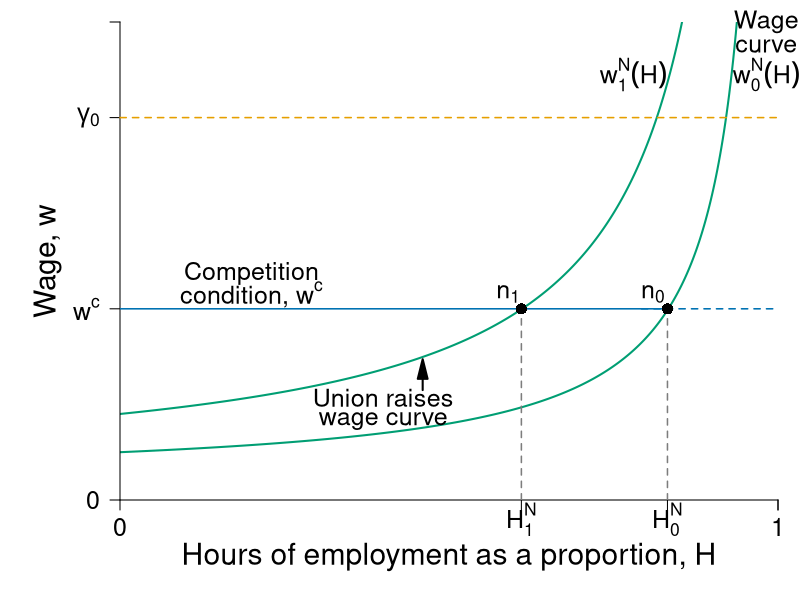

R code for this plot:
require(shape)
require(plotrix)
pdf(file = "capitalism/employment_unions_bad_v2.pdf", width = 9, height = 7)

#Set parameters for graphics
pointsize <- 1.8
axislabelsize <- 1.8
labelsize <- 1.5
namesize <- 1.8
annotatesize <- 1.5
graphlinewidth <- 2
segmentlinewidth <- 1.5

COL <- c("#7fc97f", "#beaed4", "#fdc086", "#ffff99", "#386cb0", "#f0027f", "#bf5b17", "#666666")
COLA <- c("#e0f3db", "#99d8c9","#66c2a4","#41ae76", "#238b45", "#005824")
COLB <- c("#c6dbef", "#4eb3d3", "#2b8cbe", "#0868ac","#084081")
COLC <- c("#fcfbfd", "#efedf5", "#dadaeb", "#bcbddc", "#9e9ac8", "#807dba", "#6a51a3", "#54278f", "#3f007d")
grays <- gray.colors(25, start = 1, end = 0, alpha = 1)
CBCols <- c("#009E73","#0072B2","#E69F00","#CC79A7", "#F0E442")

WageFn <- function(h, ubar = 3, B = 2, t = 0.8) {
  B + ubar + (ubar*t*h )/(t*(1 - h))
}


par(mar =  c(5, 6, 1.1, 1.1))
xlims <- c(0, 1)
ylims <- c(0, 50)


plot(0, 0, xlim = xlims, ylim = ylims, type = "n",
     xlab = "",
     ylab = "",
     xaxt = "n", 
     yaxt = "n",
     cex.lab = axislabelsize, 
     bty = "n", 
     xaxs = "i", 
     yaxs = "i")

text(-0.11, 0.5*ylims[2], expression(paste("Wage, ", w)), xpd = TRUE, cex = axislabelsize, srt = 90) 
text(0.5*xlims[2], -6, expression(paste("Hours of employment as a proportion, ", H)), xpd = TRUE, cex = axislabelsize) 


npts <- 500 
npts2 <- 501
#Specify the sequences of points for graphing. 
xx1 <- seq(xlims[1], 1, length.out = npts)
xx2 <- seq(xlims[1], xlims[2], length.out = npts)
xx3 <- seq(xlims[1], xlims[2], length.out = npts2)
xx4 <- seq(xlims[1], 25, length.out = npts2)

#Draw the lines for the graphs
lines(xx1, WageFn(xx1), col = CBCols[1], lwd = graphlinewidth)
#lines(xx2, solowCondition(xx2, delta = 5), col = COL[3], lwd = 4)
#lines(xx2, solowInfeas(xx2, delta = 5), col = COL[1], lwd = 4, lty = 2)

#Union raises the wage function
lines(xx1, WageFn(xx1, ubar = 7), col = CBCols[1], lwd = graphlinewidth)

#Customize ticks and labels for the plot
#ticksy <- c(0, 5, 10, 20,  40)
#ylabels <- c(0, expression(paste(B)), expression(paste(B+underline(u)/t[0])), expression(paste(B+underline(u)/t[1])), expression(paste(w[0])), NA)
#ylabels <- c(0,  expression(paste(B + underline(u[0]))), expression(paste(B + underline(u[1]))), expression(paste(w^c)), NA)
ticksy <- c(0, 20,  40, 50)
#ylabels <- c(0, expression(paste(B)), expression(paste(B+underline(u)/t[0])), expression(paste(B+underline(u)/t[1])), expression(paste(w[0])), NA)
ylabels <- c(0,  expression(paste(w^c)), expression(paste(gamma[0])), NA)


ticksx <- c(0, 0.61, 0.832, 1, xlims[2])
xlabels <- c(0, expression(paste(H[1]^N)),expression(paste(H[0]^N)), 1.0, NA)
axis(1, at = ticksx, pos = 0, labels = xlabels, cex.axis = labelsize)
axis(2, at = ticksy, pos = 0, labels = ylabels, las = 1, cex.axis = labelsize)

#Annotation of the  graphs
text(0.982, 50, expression(paste("Wage")), cex = labelsize,xpd = TRUE)
text(0.982, 47.5, expression(paste("curve")), cex = labelsize,xpd = TRUE)
text(0.982, 44.5, expression(paste(w[0]^N*(H))), cex = labelsize,xpd = TRUE)


text(0.78, 44.5, expression(paste(w[1]^N*(H))), cex = labelsize, xpd = TRUE)

#segments(1, 0, 1, 42, lty = 2, lwd = 3, col = "darkgray")
segments(0.832, 0, 0.832, 20, lty = 2, lwd = segmentlinewidth, col = grays[20])

#Arrows(0.8, 15, 0.8, 19, col = "black", lty = 1, lwd = 2, arr.type = "triangle")
#Arrows(0.8, 15, 0.8, 11, col = "black", lty = 1, lwd = 2, arr.type = "triangle")
#text(0.98, 16.5, expression(paste("Employment rent")))
#text(0.98, 15, expression(paste("decreases with union")))

#Labor productivity 
segments(0, 40, xlims[2], 40, lty = 2, lwd = segmentlinewidth, col = CBCols[3], xpd = TRUE)


#Original competition condition 
segments(0, 20, 0.83, 20, lty = 1, lwd = segmentlinewidth, col = CBCols[2])
segments(0.7925, 20, 1.2, 20, lty = 2, lwd = segmentlinewidth, col = CBCols[2])
segments(0.61, 0, 0.61, 20, lty = 2, lwd = segmentlinewidth, col = grays[20])

points(0.61, 20, pch = 16, col = "black", cex = 1.5)
text(0.81, 21.6, expression(paste(n[0])), cex = labelsize)

#segments(0, 10, 1.2, 10, lty = 2, lwd = 2, col = "darkgray")
#text(0.97, 11, expression(paste(B + a[1])))



# Arrows(0.7, 20.5, 0.7, 29, col = "black", lty = 1, lwd = 2, arr.type = "triangle")
# text(0.51, 28.2, expression(paste("Union raises")), cex = labelsize, xpd = TRUE)
# text(0.51, 26, expression(paste("wage curve")), cex = labelsize, xpd = TRUE)

points(0.832, 20, pch = 16, col = "black", cex = 1.5)
text(0.59, 21.6, expression(paste(n[1])), cex = labelsize)
#text(1.02, 26, expression(paste(zpc[1], ", ", w == w[1])))


#Unemployment benefits & a
#segments(0, 5, 1.2, 5, lty = 2, lwd = 2, col = "darkgray")
#segments(0, 2.5, 1.2, 2.5, lty = 2, lwd = segmentlinewidth, col = grays[20])

#Zero profit condition
text(0.2, 23.7, expression(paste("Competition")), cex = labelsize, xpd = TRUE)
text(0.2, 21.5, expression(paste("condition, ", w^c)), cex = labelsize, xpd = TRUE)
#text(1.00, 18.5, expression(paste(w^c)), cex = labelsize, xpd = TRUE)

Arrows(0.46, 11.5, 0.46, 13.7, col = "black", lty = 1, lwd = 2, arr.type = "triangle")
text(0.4, 10.7, expression(paste("Union raises")), cex = labelsize, xpd = TRUE)
text(0.4, 8.3, expression(paste("wage curve")), cex = labelsize, xpd = TRUE)


#text(0.97, 6, expression(paste(B + a[0])))
#text(0.97, 3.5, expression(paste(B, " (unemployment benefits)")))
#text(1.08, 36, expression(paste("level of")))
#text(1.08, 34, expression(paste("employment, ", bar(H))))


dev.off()
